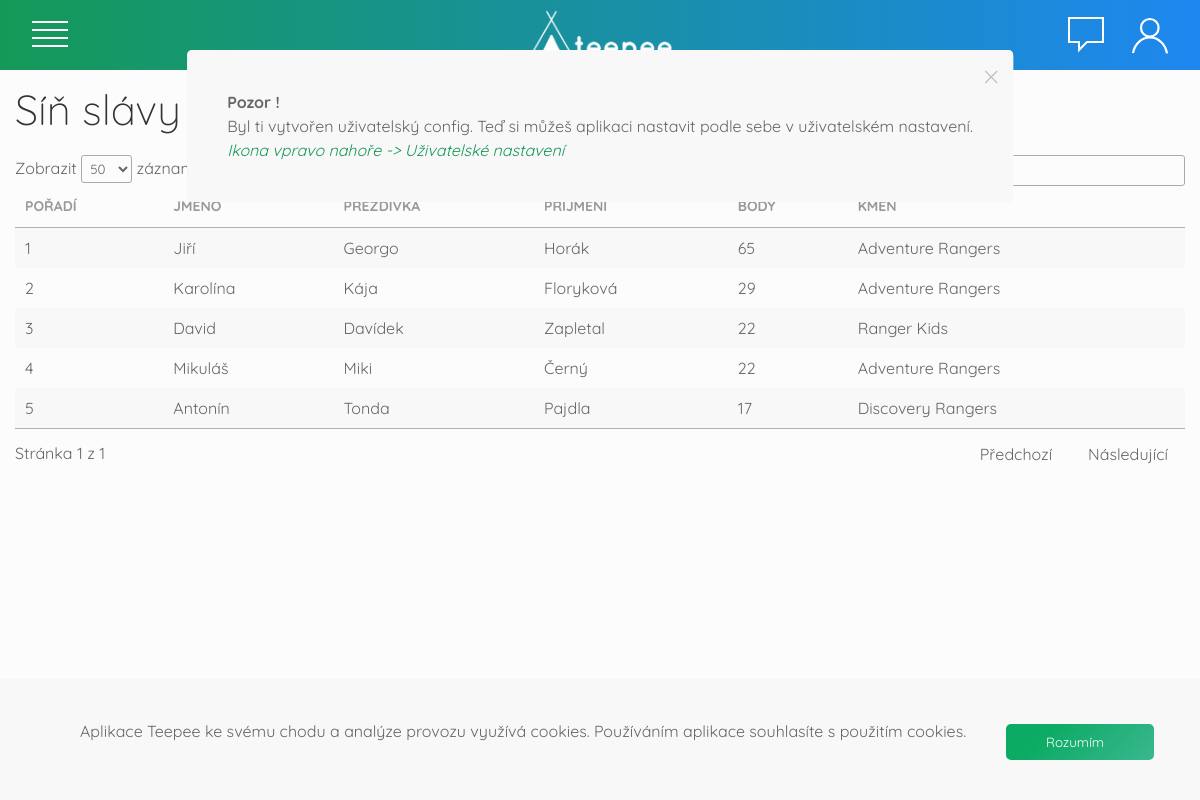
Page /body (signed in) on the committed database.
### tables this page shows
CREATE TABLE `ranger` (
  `id_rangera` int(11) NOT NULL,
  `jmeno` varchar(150) NOT NULL,
  `prezdivka` varchar(45) DEFAULT NULL,
  `prijmeni` varchar(150) NOT NULL,
  `datum_narozeni` date NOT NULL,
  `kontaktni_email` varchar(150) NOT NULL,
  `kontaktni_tel` varchar(17) NOT NULL,
  `pocet_bodu` int(11) NOT NULL,
  `id_kmenu` int(11) DEFAULT NULL
);

CREATE TABLE `kmen` (
  `id_kmenu` int(11) NOT NULL,
  `nazev` varchar(150) NOT NULL,
  `min_vek` int(2) NOT NULL,
  `max_vek` int(2) NOT NULL,
  `popis` text
);

### index.php (called while the page is built, shortened)
<?php
  try{
  $router = new RouterKontroler();
  $router->zpracuj(array($_SERVER["REQUEST_URI"]));
  $router->vypisPohled();
  }
  catch(Exception $e){
    $exception = "
    <h3><b>Ooops!</b> Něco se pokazilo</h3>
    Kód výjimky:<br>".
    $e->getMessage();
    $router->pridejZpravu($exception,"error");
    DB::syslog($exception,"exception",(isset($_SESSION["uzivatel"]->id_vedouciho)) ? $_SESSION["uzivatel"]->id_vedouciho : 0);
    die("<script>window.location.href = '/nastenka';</script>");
  }
 ?>

### model/DB.php (called while the page is built, shortened)
<?php
class DB {
  private static $spojeni;
  private static $nastaveni = array(
		PDO::ATTR_ERRMODE => PDO::ERRMODE_EXCEPTION,
    PDO::ATTR_EMULATE_PREPARES => false,
    PDO::ATTR_DEFAULT_FETCH_MODE => PDO::FETCH_ASSOC
	);
    public static function pripoj($server, $uzivatel, $heslo, $databaze)
    {
	  if (!isset(self::$spojeni))
      {
        $dsn = "mysql:host=$server;dbname=$databaze;charset=utf8";
			 self::$spojeni = new PDO(
				$dsn,
				$uzivatel,
				$heslo,
				self::$nastaveni
       );
	  }
	}
  public static function getBody(){
    $sql = "SELECT r.id_rangera,r.jmeno,r.prezdivka,r.prijmeni,r.pocet_bodu,k.nazev FROM ranger r, kmen k WHERE r.id_kmenu = k.id_kmenu ORDER BY r.pocet_bodu DESC";
    $navrat = self::$spojeni->prepare($sql);
    $navrat->execute();
    return $navrat->fetchAll();
  }
}

### kontroler/BodyKontroler.php (called while the page is built, shortened)
<?php
class BodyKontroler extends Kontroler{
  public function zpracuj($parametry){
    if(isset($parametry[0])){
      $parametr = $parametry[0];
    }
    else{
      $parametr = null;
    }
    switch ($parametr) {
      default:
        $this->prehled();
        break;
    }
  }
  private function prehled(){
    $prehled = DB::getBody();
  }
}
 ?>

### kontroler/RouterKontroler.php (called while the page is built, shortened)
<?php
class RouterKontroler extends Kontroler{
  protected $kontroler;
  public function zpracuj($parametry){
    $castiCesty = $this->parseURL($parametry[0]);
    $castNazKont = $this->camelCase(array_shift($castiCesty));
    $tridaKontroleru = $castNazKont . "Kontroler";
    if(file_exists("kontroler/$tridaKontroleru.php"))
      $this->kontroler = new $tridaKontroleru();
    else{
      $this->pridejZpravu("<b>404</b> <br> To, co hledáš, tady není","danger");
      $this->presmeruj("nastenka");
    }
    $this->kontroler->zpracuj($castiCesty);
    $this->kontroler->colorGenerator = new ColorGenerator();
    $this->kontroler->mailManager = new MailManager();
  }
  private function camelCase($text) {
      $text = str_replace("-", " ", $text);
      $text = ucwords($text);
      $text = str_replace(" ", "", $text);
      return $text;
  }
  private function parseURL($url) {
      $parsedURL = parse_url($url);
      $path = $parsedURL["path"];
      $path = ltrim($path,"/");
      $path = trim($path);
      $cutPath = explode("/", $path);
      return $cutPath;
  }
}

### view/body-prehled.phtml (the view)
<div class="uk-width-1-1">
  <h1>Síň slávy</h1>
  <div class=" uk-overflow-auto">
    <table class="data-tables uk-table uk-table-striped">
      <thead>
          <tr>
              <th>Pořadí</th>
              <th>Jméno</th>
              <th>Přezdívka</th>
              <th>Příjmení</th>
              <th>Body</th>
              <th>Kmen</th>
          </tr>
      </thead>
      <tbody>
        <?php $i = 0; ?>
        <?php foreach ($prehled as $dite): ?>
          <?php $i++; ?>
          <tr>
            <td>
              <?= $i ?>
            </td>
            <td>
              <?php echo "<a class='uk-link-text' href='/profil-dite/".$dite["id_rangera"]."'>".$dite["jmeno"]."</a>"; ?>
            </td>
            <td>
              <?php echo "<a class='uk-link-text' href='/profil-dite/".$dite["id_rangera"]."'>".$dite["prezdivka"]."</a>"; ?>
            </td>
            <td>
              <?php echo "<a class='uk-link-text' href='/profil-dite/".$dite["id_rangera"]."'>".$dite["prijmeni"]."</a>"; ?>
            </td>
            <td>
              <?php echo "<a class='uk-link-text' href='/body/pridat/".$dite["id_rangera"]."'>".$dite["pocet_bodu"]."</a>"; ?>
            </td>
            <td>
              <?= $dite["nazev"]; ?>
            </td>
          </tr>
        <?php endforeach; ?>
      </tbody>
  </table>
</div>
</div>

### view/css/main.css (style rules this page uses)
:root { --orange:#FFE53B; --blue:#21D4FD; --light-grey: #fcfcfc; --border-size: 1px; --border-color: #f2f2f2; --green:#159957; }
body,html { height: 100%; width:100%; margin:0; padding: 0; font-family: 'Quicksand', sans-serif; background-color: var(--light-grey); }
* { font-family: 'Quicksand', sans-serif; }
h1,h2,h3,h4,.uk-heading-small,.uk-heading-medium { font-family: 'Quicksand', sans-serif; font-weight: lighter; }
a { color:#333; }
em { color:var(--green); }

### rows in the picture
ranger: jmeno "Jiří", prezdivka "Georgo", prijmeni "Horák", pocet_bodu "65", id_kmenu.nazev "Adventure Rangers"
ranger: jmeno "Karolína", prezdivka "Kája", prijmeni "Floryková", pocet_bodu "29", id_kmenu.nazev "Adventure Rangers"
ranger: jmeno "David", prezdivka "Davídek", prijmeni "Zapletal", pocet_bodu "22", id_kmenu.nazev "Ranger Kids"
ranger: jmeno "Mikuláš", prezdivka "Miki", prijmeni "Černý", pocet_bodu "22", id_kmenu.nazev "Adventure Rangers"
ranger: jmeno "Antonín", prezdivka "Tonda", prijmeni "Pajdla", pocet_bodu "17", id_kmenu.nazev "Discovery Rangers"

### other values in the picture
$zprava["zprava"] "Pozor ! Byl ti vytvořen uživatelský config. Teď si můžeš aplikaci nastavit podle sebe v uživatelském nastavení. Ikona vpravo nahoře -> Uživatelské nastavení"
